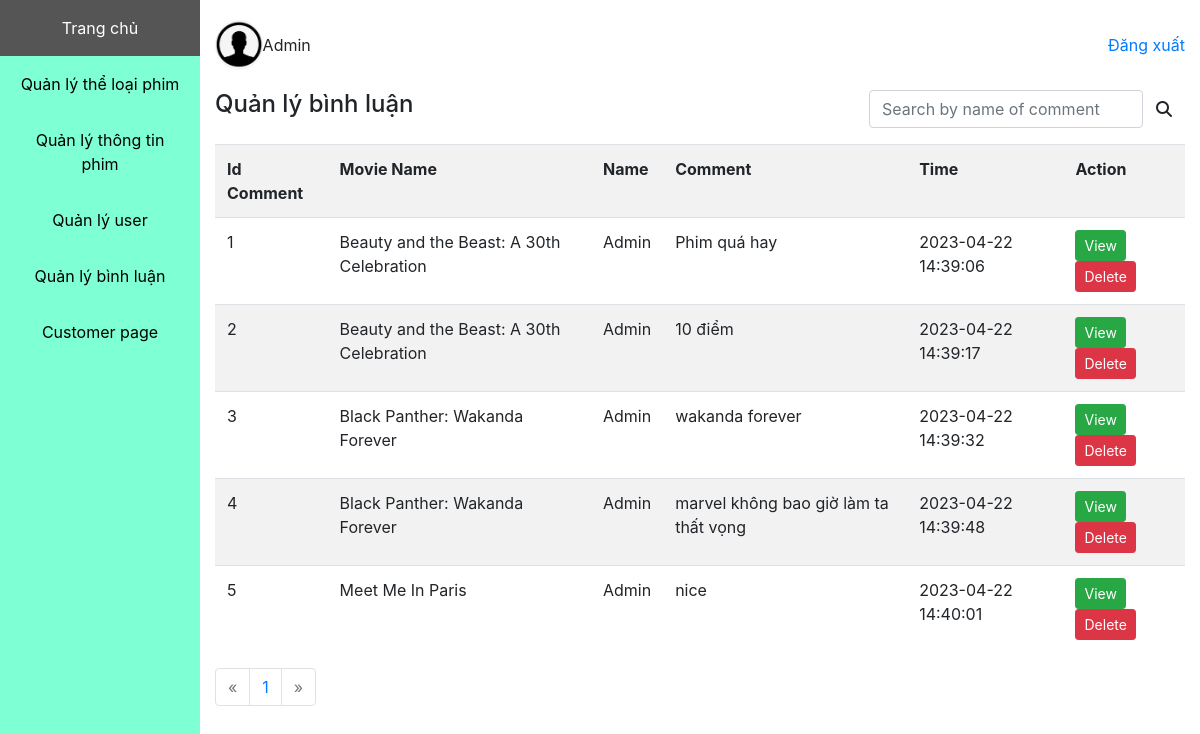
The page /admin/comment/index.php on the database its author committed.
### tables this page shows
CREATE TABLE `comment` (
  `content` text,
  `user_id` int NOT NULL,
  `movie_id` int NOT NULL,
  `created_at` timestamp NOT NULL DEFAULT CURRENT_TIMESTAMP,
  `comment_id` int NOT NULL
);

CREATE TABLE `movie` (
  `id` int NOT NULL,
  `name` varchar(100) DEFAULT NULL,
  `trailer` varchar(255) DEFAULT NULL,
  `runtime` int DEFAULT NULL,
  `poster` varchar(255) DEFAULT NULL,
  `description` text,
  `country_id` int DEFAULT NULL,
  `imdb_id` varchar(50) DEFAULT NULL,
  `release_date` date DEFAULT NULL,
  `popularity` float DEFAULT NULL,
  `src` varchar(255) DEFAULT NULL
);

CREATE TABLE `user` (
  `id` int NOT NULL,
  `email` varchar(100) DEFAULT NULL,
  `password` varchar(100) DEFAULT NULL,
  `name` varchar(100) DEFAULT NULL,
  `token` varchar(100) DEFAULT NULL,
  `avatar` varchar(255) DEFAULT 'sample.jpg',
  `status` int DEFAULT NULL,
  `role` int DEFAULT NULL,
  `created_at` timestamp NOT NULL DEFAULT CURRENT_TIMESTAMP
);

### admin/comment/index.php (the view, shortened to what this page needs)
<!DOCTYPE html>
<html lang="en">
<head>
	<link rel="stylesheet" href="https://cdn.jsdelivr.net/npm/bootstrap@4.6.2/dist/css/bootstrap.min.css">
	<link rel="stylesheet" href="https://cdnjs.cloudflare.com/ajax/libs/font-awesome/6.3.0/css/all.min.css" />
</head>
<?php
require_once "../../connect.php";
$searchContent = "";
$numberOfCommentEachPage = 5;
$sql = "SELECT comment_id,movie.name as movie_name ,user.name as user_name,content,comment.created_at FROM comment INNER JOIN user ON user.id = comment.user_id INNER JOIN movie ON movie.id = comment.movie_id
WHERE user.name like '%$searchContent%'";
$numberOfComment = $conn->query($sql)->num_rows;
$numberOfPage = ceil($numberOfComment / $numberOfCommentEachPage);
$currentPage = 1;
$numberOfOffsetComment = ($currentPage - 1) * $numberOfCommentEachPage;
$sql_comment = "SELECT comment_id,movie.name as movie_name ,user.name as user_name,content,comment.created_at FROM comment INNER JOIN user ON user.id = comment.user_id INNER JOIN movie ON movie.id = comment.movie_id
				WHERE user.name like '%$searchContent%' LIMIT $numberOfCommentEachPage OFFSET $numberOfOffsetComment";
$result_comment = $conn->query($sql_comment);
?>
<body>
	<div class="container-fluid">
		<div class="row">
			<div class="col-2 p-0">
			</div>
			<div class="col-10">
				<?php require_once "../account_box.php" ?>
				<div class="d-flex justify-content-between mt-3">
					<h4>Quản lý bình luận</h4>
					<form action="" method="">
						<div class="d-flex">
							<input placeholder="Search by name of comment" class="form-control" type="search" name="searchContent" id="" value="<?= $searchContent ?>">
							<button class="btn"><i class="fas fa-search fs-4"></i></button>
						</div>
					</form>
				</div>
				<table class="w-100 mt-3 table table-striped ">
					<tr>
						<th>Id Comment</th>
						<th>Movie Name</th>
						<th>Name</th>
						<th>Comment</th>
						<th>Time</th>
						<th>Action</th>
					</tr>
					<?php
					foreach ($result_comment as $row) { ?>
						<tr>
							<td><?= $row['comment_id'] ?></td>
							<td><?= $row['movie_name'] ?></td>
							<td><?= $row['user_name'] ?></td>
							<td><?= $row['content'] ?></td>
							<td><?= $row['created_at'] ?></td>
							<td>
								<a href="view_detail.php?id=<?= $row['comment_id'] ?>" style="text-decoration: none;"><button class="btn btn-sm btn-success">
										View
									</button>
								</a>
								<a href="delete.php?id=<?= $row['comment_id'] ?>" style="text-decoration: none;">
									<button class="btn btn-sm btn-danger">Delete</button>
								</a>
							</td>
						</tr>
					<?php } ?>
				</table>
				<nav aria-label="Page navigation example">
					<ul class="pagination">
						<li class="page-item <?php if ($currentPage == 1) {
													echo "disabled";
												} ?> ">
							<a class="page-link " href="#" aria-label="Previous">
								<span aria-hidden="true">&laquo;</span>
							</a>
						</li>
						<?php for ($i = 1; $i <= $numberOfPage; $i++) { ?>
							<li class="page-item "><a class="page-link <?php if ($i == $currentPage) {
																			echo "active";
																		} ?>" href="index.php?currentPage=<?= $i ?>&searchContent=<?= $searchContent ?>"><?= $i ?></a></li>
						<?php } ?>
						<li class="page-item <?php if ($currentPage == $numberOfPage) {
													echo "disabled";
												} ?>">
							<a class="page-link" href="#" aria-label="Next">
								<span aria-hidden="true">&raquo;</span>
							</a>
						</li>
					</ul>
				</nav>
			</div>
		</div>
	</div>
</body>
</html>

### rows shown on the page
comment: comment_id "1", movie.name "Beauty and the Beast: A 30th Celebration", user.name "Admin", content "Phim quá hay", created_at "2023-04-22 14:39:06"
comment: comment_id "2", movie.name "Beauty and the Beast: A 30th Celebration", user.name "Admin", content "10 điểm", created_at "2023-04-22 14:39:17"
comment: comment_id "3", movie.name "Black Panther: Wakanda Forever", user.name "Admin", content "wakanda forever", created_at "2023-04-22 14:39:32"
comment: comment_id "4", movie.name "Black Panther: Wakanda Forever", user.name "Admin", content "marvel không bao giờ làm ta thất vọng", created_at "2023-04-22 14:39:48"
comment: comment_id "5", movie.name "Meet Me In Paris", user.name "Admin", content "nice", created_at "2023-04-22 14:40:01"
